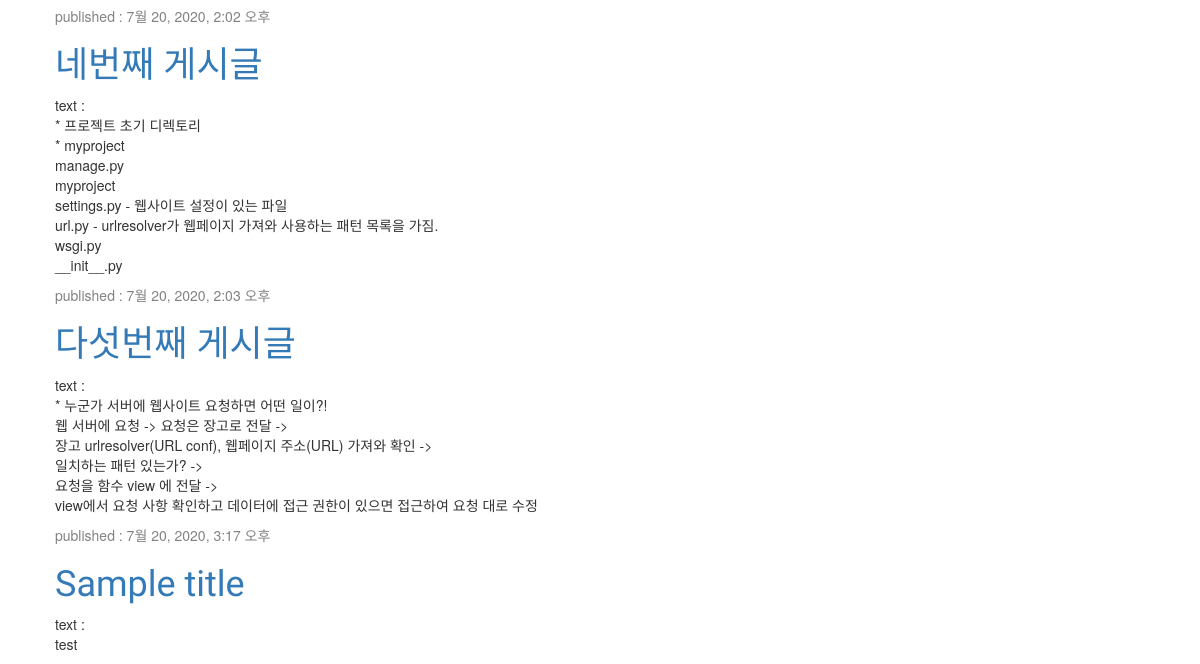
Before: / (lower part) with the older database file.
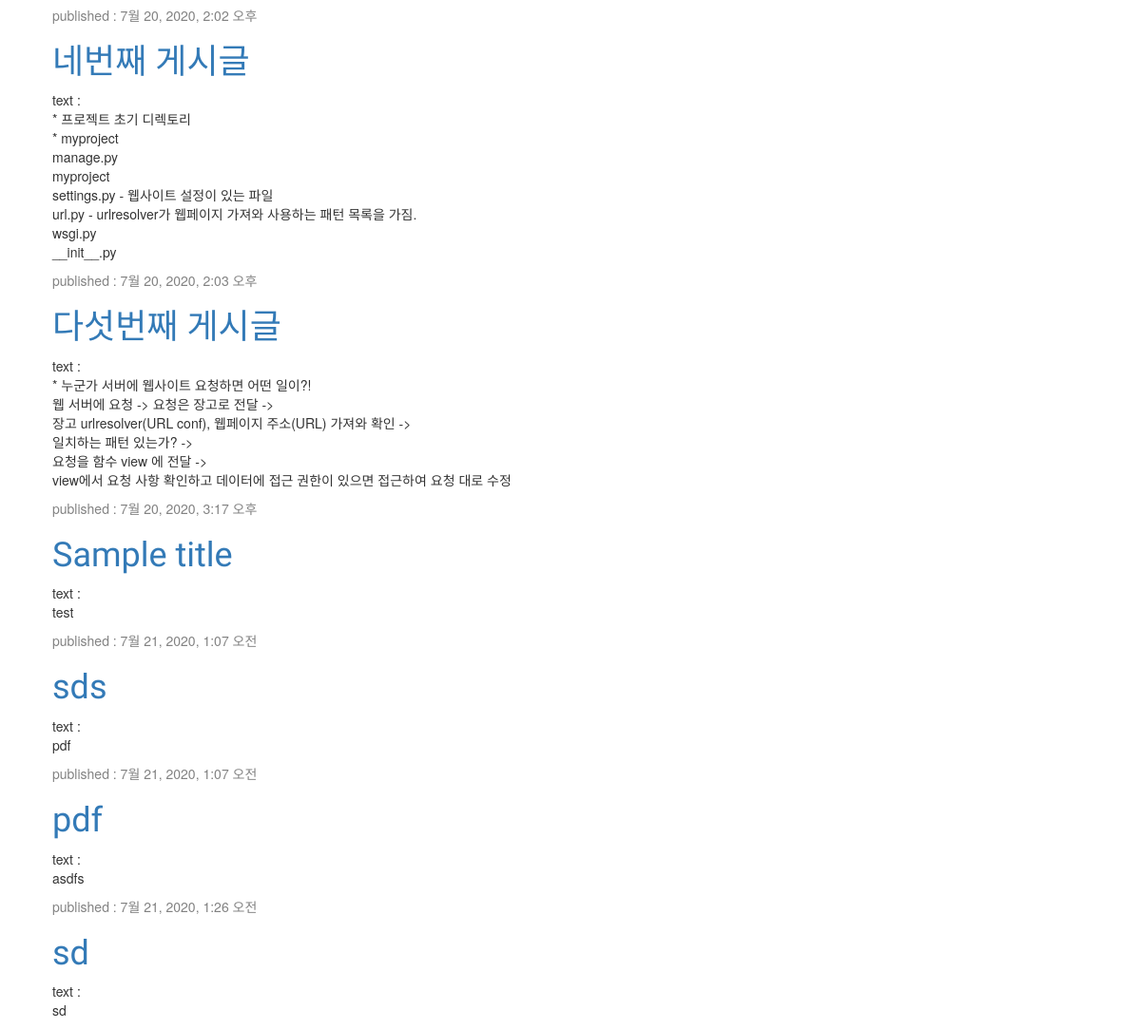
After: the same page with the newer database file.
### blog/models.py (models this page shows, shortened)
class Post(models.Model):
    author = models.ForeignKey(settings.AUTH_USER_MODEL, on_delete=models.CASCADE)
    title = models.CharField(max_length=200)
    text = models.TextField()
    created_date = models.DateField(default=timezone.now)
    published_date = models.DateTimeField(blank=True, null=True)

### blog/views.py (the view)
# urls.py: path('', views.post_list, name='post_list'),
def post_list(request):
    posts = Post.objects.filter(published_date__lte = timezone.now()).order_by('published_date')
    return render(request, 'blog/post_list.html', {'posts':posts})

### blog/templates/blog/post_list.html
{% extends 'blog/base.html' %}
{% block content %}
    {% for post in posts %}
        <div class="date">
            <p>published : {{post.published_date}}</p>
        </div>
        <h1><a href="{% url 'post_detail' pk=post.pk %}">{{post.title}}</a> </h1>
        <p>text : <br> {{post.text|linebreaksbr}}</p>
    {% endfor %}
{% endblock %}

Changed rows visible on the page:
added Post: published_date "7월 21, 2020, 1:07 오전", title "sds", text "pdf"
added Post: published_date "7월 21, 2020, 1:07 오전", title "pdf", text "asdfs"
added Post: published_date "7월 21, 2020, 1:26 오전", title "sd", text "sd"
